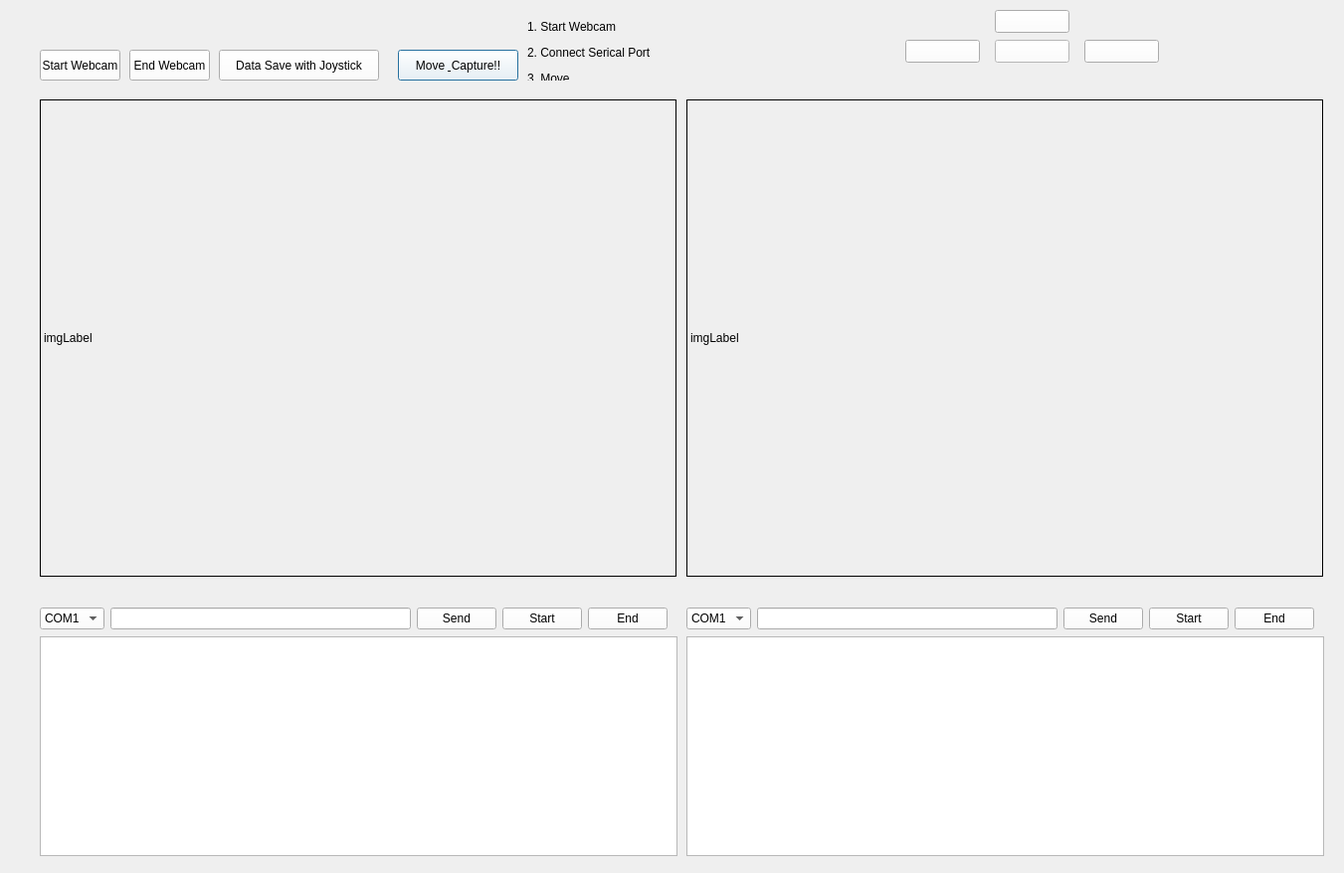
<?xml version="1.0" encoding="UTF-8"?>
<ui version="4.0">
 <class>Dialog</class>
 <widget class="QDialog" name="Dialog">
  <property name="geometry">
   <rect>
    <x>0</x>
    <y>0</y>
    <width>1351</width>
    <height>878</height>
   </rect>
  </property>
  <property name="palette">
   <palette>
    <active>
     <colorrole role="Button">
      <brush brushstyle="SolidPattern">
       <color alpha="255">
        <red>255</red>
        <green>255</green>
        <blue>255</blue>
       </color>
      </brush>
     </colorrole>
    </active>
    <inactive>
     <colorrole role="Button">
      <brush brushstyle="SolidPattern">
       <color alpha="255">
        <red>255</red>
        <green>255</green>
        <blue>255</blue>
       </color>
      </brush>
     </colorrole>
    </inactive>
    <disabled>
     <colorrole role="Button">
      <brush brushstyle="SolidPattern">
       <color alpha="255">
        <red>255</red>
        <green>255</green>
        <blue>255</blue>
       </color>
      </brush>
     </colorrole>
    </disabled>
   </palette>
  </property>
  <property name="windowTitle">
   <string>Dialog</string>
  </property>
  <widget class="QPushButton" name="processButton">
   <property name="geometry">
    <rect>
     <x>400</x>
     <y>50</y>
     <width>121</width>
     <height>31</height>
    </rect>
   </property>
   <property name="text">
    <string>Move &amp; Capture!!</string>
   </property>
  </widget>
  <widget class="QPushButton" name="saveButton">
   <property name="geometry">
    <rect>
     <x>220</x>
     <y>50</y>
     <width>161</width>
     <height>31</height>
    </rect>
   </property>
   <property name="text">
    <string>Data Save with Joystick</string>
   </property>
  </widget>
  <widget class="QPushButton" name="startButton">
   <property name="geometry">
    <rect>
     <x>40</x>
     <y>50</y>
     <width>81</width>
     <height>31</height>
    </rect>
   </property>
   <property name="text">
    <string>Start Webcam</string>
   </property>
  </widget>
  <widget class="QPushButton" name="stopButton">
   <property name="geometry">
    <rect>
     <x>130</x>
     <y>50</y>
     <width>81</width>
     <height>31</height>
    </rect>
   </property>
   <property name="text">
    <string>End Webcam</string>
   </property>
  </widget>
  <widget class="QLabel" name="imgLabel">
   <property name="geometry">
    <rect>
     <x>40</x>
     <y>100</y>
     <width>640</width>
     <height>480</height>
    </rect>
   </property>
   <property name="frameShape">
    <enum>QFrame::Box</enum>
   </property>
   <property name="text">
    <string>imgLabel</string>
   </property>
  </widget>
  <widget class="QLabel" name="imgLabel2">
   <property name="geometry">
    <rect>
     <x>690</x>
     <y>100</y>
     <width>640</width>
     <height>480</height>
    </rect>
   </property>
   <property name="frameShape">
    <enum>QFrame::Box</enum>
   </property>
   <property name="text">
    <string>imgLabel</string>
   </property>
  </widget>
  <widget class="QTextEdit" name="textEdit">
   <property name="geometry">
    <rect>
     <x>40</x>
     <y>640</y>
     <width>641</width>
     <height>221</height>
    </rect>
   </property>
  </widget>
  <widget class="QWidget" name="layoutWidget">
   <property name="geometry">
    <rect>
     <x>40</x>
     <y>610</y>
     <width>631</width>
     <height>25</height>
    </rect>
   </property>
   <layout class="QHBoxLayout" name="horizontalLayout">
    <item>
     <widget class="QComboBox" name="comportBox">
      <item>
       <property name="text">
        <string>COM1</string>
       </property>
      </item>
      <item>
       <property name="text">
        <string>COM2</string>
       </property>
      </item>
      <item>
       <property name="text">
        <string>COM3</string>
       </property>
      </item>
      <item>
       <property name="text">
        <string>COM4</string>
       </property>
      </item>
      <item>
       <property name="text">
        <string>COM5</string>
       </property>
      </item>
      <item>
       <property name="text">
        <string>COM6</string>
       </property>
      </item>
      <item>
       <property name="text">
        <string>COM7</string>
       </property>
      </item>
      <item>
       <property name="text">
        <string>COM8</string>
       </property>
      </item>
      <item>
       <property name="text">
        <string>COM9</string>
       </property>
      </item>
     </widget>
    </item>
    <item>
     <widget class="QLineEdit" name="lineEdit"/>
    </item>
    <item>
     <widget class="QPushButton" name="sendButton">
      <property name="text">
       <string>Send</string>
      </property>
     </widget>
    </item>
    <item>
     <widget class="QPushButton" name="feedstartButton">
      <property name="text">
       <string>Start</string>
      </property>
     </widget>
    </item>
    <item>
     <widget class="QPushButton" name="feedendButton">
      <property name="text">
       <string>End</string>
      </property>
     </widget>
    </item>
   </layout>
  </widget>
  <widget class="QWidget" name="layoutWidget_2">
   <property name="geometry">
    <rect>
     <x>690</x>
     <y>610</y>
     <width>631</width>
     <height>25</height>
    </rect>
   </property>
   <layout class="QHBoxLayout" name="horizontalLayout_2">
    <item>
     <widget class="QComboBox" name="comportBox_2">
      <item>
       <property name="text">
        <string>COM1</string>
       </property>
      </item>
      <item>
       <property name="text">
        <string>COM2</string>
       </property>
      </item>
      <item>
       <property name="text">
        <string>COM3</string>
       </property>
      </item>
      <item>
       <property name="text">
        <string>COM4</string>
       </property>
      </item>
      <item>
       <property name="text">
        <string>COM5</string>
       </property>
      </item>
      <item>
       <property name="text">
        <string>COM6</string>
       </property>
      </item>
      <item>
       <property name="text">
        <string>COM7</string>
       </property>
      </item>
      <item>
       <property name="text">
        <string>COM8</string>
       </property>
      </item>
      <item>
       <property name="text">
        <string>COM9</string>
       </property>
      </item>
     </widget>
    </item>
    <item>
     <widget class="QLineEdit" name="lineEdit_2"/>
    </item>
    <item>
     <widget class="QPushButton" name="sendButton_2">
      <property name="text">
       <string>Send</string>
      </property>
     </widget>
    </item>
    <item>
     <widget class="QPushButton" name="feedstartButton_2">
      <property name="text">
       <string>Start</string>
      </property>
     </widget>
    </item>
    <item>
     <widget class="QPushButton" name="feedendButton_2">
      <property name="text">
       <string>End</string>
      </property>
     </widget>
    </item>
   </layout>
  </widget>
  <widget class="QTextEdit" name="textEdit_2">
   <property name="geometry">
    <rect>
     <x>690</x>
     <y>640</y>
     <width>641</width>
     <height>221</height>
    </rect>
   </property>
  </widget>
  <widget class="QLabel" name="label">
   <property name="geometry">
    <rect>
     <x>530</x>
     <y>20</y>
     <width>161</width>
     <height>61</height>
    </rect>
   </property>
   <property name="text">
    <string>&lt;html&gt;&lt;head/&gt;&lt;body&gt;&lt;p&gt;1. Start Webcam &lt;/p&gt;&lt;p&gt;2. Connect Serical Port &lt;/p&gt;&lt;p&gt;3. Move&lt;/p&gt;&lt;/body&gt;&lt;/html&gt;</string>
   </property>
  </widget>
  <widget class="QPushButton" name="pushButton_Up">
   <property name="geometry">
    <rect>
     <x>1000</x>
     <y>10</y>
     <width>75</width>
     <height>23</height>
    </rect>
   </property>
   <property name="text">
    <string/>
   </property>
   <property name="icon">
    <iconset>
     <normaloff>GUI/Up.png</normaloff>GUI/Up.png</iconset>
   </property>
   <property name="flat">
    <bool>false</bool>
   </property>
  </widget>
  <widget class="QPushButton" name="pushButton_Down">
   <property name="geometry">
    <rect>
     <x>1000</x>
     <y>40</y>
     <width>75</width>
     <height>23</height>
    </rect>
   </property>
   <property name="palette">
    <palette>
     <active>
      <colorrole role="WindowText">
       <brush brushstyle="SolidPattern">
        <color alpha="255">
         <red>0</red>
         <green>0</green>
         <blue>0</blue>
        </color>
       </brush>
      </colorrole>
      <colorrole role="Button">
       <brush brushstyle="SolidPattern">
        <color alpha="255">
         <red>255</red>
         <green>255</green>
         <blue>255</blue>
        </color>
       </brush>
      </colorrole>
      <colorrole role="Light">
       <brush brushstyle="SolidPattern">
        <color alpha="255">
         <red>255</red>
         <green>255</green>
         <blue>255</blue>
        </color>
       </brush>
      </colorrole>
      <colorrole role="Midlight">
       <brush brushstyle="SolidPattern">
        <color alpha="255">
         <red>255</red>
         <green>255</green>
         <blue>255</blue>
        </color>
       </brush>
      </colorrole>
      <colorrole role="Dark">
       <brush brushstyle="SolidPattern">
        <color alpha="255">
         <red>127</red>
         <green>127</green>
         <blue>127</blue>
        </color>
       </brush>
      </colorrole>
      <colorrole role="Mid">
       <brush brushstyle="SolidPattern">
        <color alpha="255">
         <red>170</red>
         <green>170</green>
         <blue>170</blue>
        </color>
       </brush>
      </colorrole>
      <colorrole role="Text">
       <brush brushstyle="SolidPattern">
        <color alpha="255">
         <red>0</red>
         <green>0</green>
         <blue>0</blue>
        </color>
       </brush>
      </colorrole>
      <colorrole role="BrightText">
       <brush brushstyle="SolidPattern">
        <color alpha="255">
         <red>255</red>
         <green>255</green>
         <blue>255</blue>
        </color>
       </brush>
      </colorrole>
      <colorrole role="ButtonText">
       <brush brushstyle="SolidPattern">
        <color alpha="255">
         <red>0</red>
         <green>0</green>
         <blue>0</blue>
        </color>
       </brush>
      </colorrole>
      <colorrole role="Base">
       <brush brushstyle="SolidPattern">
        <color alpha="255">
         <red>255</red>
         <green>255</green>
         <blue>255</blue>
        </color>
       </brush>
      </colorrole>
      <colorrole role="Window">
       <brush brushstyle="SolidPattern">
        <color alpha="255">
         <red>255</red>
         <green>255</green>
         <blue>255</blue>
        </color>
       </brush>
      </colorrole>
      <colorrole role="Shadow">
       <brush brushstyle="SolidPattern">
        <color alpha="255">
         <red>0</red>
         <green>0</green>
         <blue>0</blue>
        </color>
       </brush>
      </colorrole>
      <colorrole role="AlternateBase">
       <brush brushstyle="SolidPattern">
        <color alpha="255">
         <red>255</red>
         <green>255</green>
         <blue>255</blue>
        </color>
       </brush>
      </colorrole>
      <colorrole role="ToolTipBase">
       <brush brushstyle="SolidPattern">
        <color alpha="255">
         <red>255</red>
         <green>255</green>
         <blue>220</blue>
        </color>
       </brush>
      </colorrole>
      <colorrole role="ToolTipText">
       <brush brushstyle="SolidPattern">
        <color alpha="255">
         <red>0</red>
         <green>0</green>
         <blue>0</blue>
        </color>
       </brush>
      </colorrole>
     </active>
     <inactive>
      <colorrole role="WindowText">
       <brush brushstyle="SolidPattern">
        <color alpha="255">
         <red>0</red>
         <green>0</green>
         <blue>0</blue>
        </color>
       </brush>
      </colorrole>
      <colorrole role="Button">
       <brush brushstyle="SolidPattern">
        <color alpha="255">
         <red>255</red>
         <green>255</green>
         <blue>255</blue>
        </color>
       </brush>
      </colorrole>
      <colorrole role="Light">
       <brush brushstyle="SolidPattern">
        <color alpha="255">
         <red>255</red>
         <green>255</green>
         <blue>255</blue>
        </color>
       </brush>
      </colorrole>
      <colorrole role="Midlight">
       <brush brushstyle="SolidPattern">
        <color alpha="255">
         <red>255</red>
         <green>255</green>
         <blue>255</blue>
        </color>
       </brush>
      </colorrole>
      <colorrole role="Dark">
       <brush brushstyle="SolidPattern">
        <color alpha="255">
         <red>127</red>
         <green>127</green>
         <blue>127</blue>
        </color>
       </brush>
      </colorrole>
      <colorrole role="Mid">
       <brush brushstyle="SolidPattern">
        <color alpha="255">
         <red>170</red>
         <green>170</green>
         <blue>170</blue>
        </color>
       </brush>
      </colorrole>
      <colorrole role="Text">
       <brush brushstyle="SolidPattern">
        <color alpha="255">
         <red>0</red>
         <green>0</green>
         <blue>0</blue>
        </color>
       </brush>
      </colorrole>
      <colorrole role="BrightText">
       <brush brushstyle="SolidPattern">
        <color alpha="255">
         <red>255</red>
         <green>255</green>
         <blue>255</blue>
        </color>
       </brush>
      </colorrole>
      <colorrole role="ButtonText">
       <brush brushstyle="SolidPattern">
        <color alpha="255">
         <red>0</red>
         <green>0</green>
         <blue>0</blue>
        </color>
       </brush>
      </colorrole>
      <colorrole role="Base">
       <brush brushstyle="SolidPattern">
        <color alpha="255">
         <red>255</red>
         <green>255</green>
         <blue>255</blue>
        </color>
       </brush>
      </colorrole>
      <colorrole role="Window">
       <brush brushstyle="SolidPattern">
        <color alpha="255">
         <red>255</red>
         <green>255</green>
         <blue>255</blue>
        </color>
       </brush>
      </colorrole>
      <colorrole role="Shadow">
       <brush brushstyle="SolidPattern">
        <color alpha="255">
         <red>0</red>
         <green>0</green>
         <blue>0</blue>
        </color>
       </brush>
      </colorrole>
      <colorrole role="AlternateBase">
       <brush brushstyle="SolidPattern">
        <color alpha="255">
         <red>255</red>
         <green>255</green>
         <blue>255</blue>
        </color>
       </brush>
      </colorrole>
      <colorrole role="ToolTipBase">
       <brush brushstyle="SolidPattern">
        <color alpha="255">
         <red>255</red>
         <green>255</green>
         <blue>220</blue>
        </color>
       </brush>
      </colorrole>
      <colorrole role="ToolTipText">
       <brush brushstyle="SolidPattern">
        <color alpha="255">
         <red>0</red>
         <green>0</green>
         <blue>0</blue>
        </color>
       </brush>
      </colorrole>
     </inactive>
     <disabled>
      <colorrole role="WindowText">
       <brush brushstyle="SolidPattern">
        <color alpha="255">
         <red>127</red>
         <green>127</green>
         <blue>127</blue>
        </color>
       </brush>
      </colorrole>
      <colorrole role="Button">
       <brush brushstyle="SolidPattern">
        <color alpha="255">
         <red>255</red>
         <green>255</green>
         <blue>255</blue>
        </color>
       </brush>
      </colorrole>
      <colorrole role="Light">
       <brush brushstyle="SolidPattern">
        <color alpha="255">
         <red>255</red>
         <green>255</green>
         <blue>255</blue>
        </color>
       </brush>
      </colorrole>
      <colorrole role="Midlight">
       <brush brushstyle="SolidPattern">
        <color alpha="255">
         <red>255</red>
         <green>255</green>
         <blue>255</blue>
        </color>
       </brush>
      </colorrole>
      <colorrole role="Dark">
       <brush brushstyle="SolidPattern">
        <color alpha="255">
         <red>127</red>
         <green>127</green>
         <blue>127</blue>
        </color>
       </brush>
      </colorrole>
      <colorrole role="Mid">
       <brush brushstyle="SolidPattern">
        <color alpha="255">
         <red>170</red>
         <green>170</green>
         <blue>170</blue>
        </color>
       </brush>
      </colorrole>
      <colorrole role="Text">
       <brush brushstyle="SolidPattern">
        <color alpha="255">
         <red>127</red>
         <green>127</green>
         <blue>127</blue>
        </color>
       </brush>
      </colorrole>
      <colorrole role="BrightText">
       <brush brushstyle="SolidPattern">
        <color alpha="255">
         <red>255</red>
         <green>255</green>
         <blue>255</blue>
        </color>
       </brush>
      </colorrole>
      <colorrole role="ButtonText">
       <brush brushstyle="SolidPattern">
        <color alpha="255">
         <red>127</red>
         <green>127</green>
         <blue>127</blue>
        </color>
       </brush>
      </colorrole>
      <colorrole role="Base">
       <brush brushstyle="SolidPattern">
        <color alpha="255">
         <red>255</red>
         <green>255</green>
         <blue>255</blue>
        </color>
       </brush>
      </colorrole>
      <colorrole role="Window">
       <brush brushstyle="SolidPattern">
        <color alpha="255">
         <red>255</red>
         <green>255</green>
         <blue>255</blue>
        </color>
       </brush>
      </colorrole>
      <colorrole role="Shadow">
       <brush brushstyle="SolidPattern">
        <color alpha="255">
         <red>0</red>
         <green>0</green>
         <blue>0</blue>
        </color>
       </brush>
      </colorrole>
      <colorrole role="AlternateBase">
       <brush brushstyle="SolidPattern">
        <color alpha="255">
         <red>255</red>
         <green>255</green>
         <blue>255</blue>
        </color>
       </brush>
      </colorrole>
      <colorrole role="ToolTipBase">
       <brush brushstyle="SolidPattern">
        <color alpha="255">
         <red>255</red>
         <green>255</green>
         <blue>220</blue>
        </color>
       </brush>
      </colorrole>
      <colorrole role="ToolTipText">
       <brush brushstyle="SolidPattern">
        <color alpha="255">
         <red>0</red>
         <green>0</green>
         <blue>0</blue>
        </color>
       </brush>
      </colorrole>
     </disabled>
    </palette>
   </property>
   <property name="text">
    <string/>
   </property>
   <property name="icon">
    <iconset>
     <normaloff>GUI/Down.png</normaloff>GUI/Down.png</iconset>
   </property>
  </widget>
  <widget class="QPushButton" name="pushButton_Left">
   <property name="geometry">
    <rect>
     <x>910</x>
     <y>40</y>
     <width>75</width>
     <height>23</height>
    </rect>
   </property>
   <property name="text">
    <string/>
   </property>
   <property name="icon">
    <iconset>
     <normaloff>GUI/Left.png</normaloff>GUI/Left.png</iconset>
   </property>
  </widget>
  <widget class="QPushButton" name="pushButton_Right">
   <property name="geometry">
    <rect>
     <x>1090</x>
     <y>40</y>
     <width>75</width>
     <height>23</height>
    </rect>
   </property>
   <property name="cursor">
    <cursorShape>ArrowCursor</cursorShape>
   </property>
   <property name="autoFillBackground">
    <bool>false</bool>
   </property>
   <property name="text">
    <string/>
   </property>
   <property name="icon">
    <iconset>
     <normaloff>GUI/Right.png</normaloff>GUI/Right.png</iconset>
   </property>
   <property name="flat">
    <bool>false</bool>
   </property>
  </widget>
 </widget>
 <resources/>
 <connections/>
</ui>
